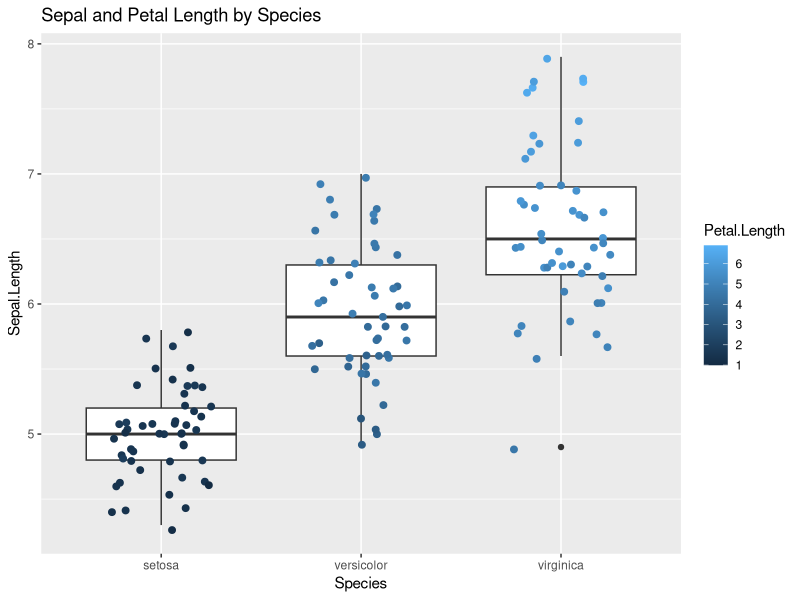

Recreate this plot in R.
library(ggplot2)
library(tidyverse)

iris_boxplot <- function(){
  
iris %>%  ggplot(aes(x = Species, y = Sepal.Length, colour=Petal.Length)) +
    geom_boxplot() +
    geom_jitter(width=.25, size=2) +
    ggtitle("Sepal and Petal Length by Species")
}

iris_boxplot()

